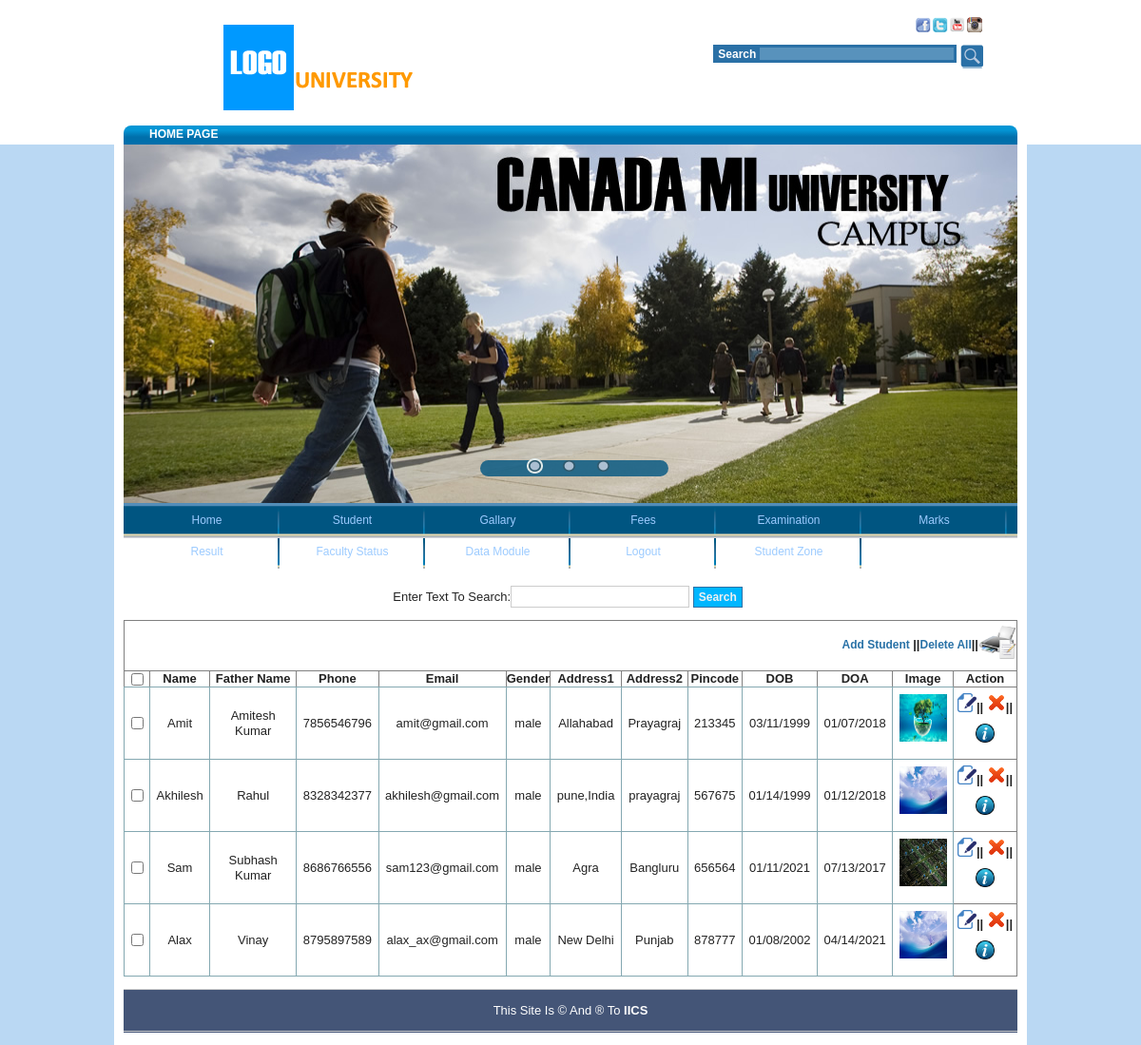
Page /student_view.php (signed in) on the committed database.
### tables this page shows
CREATE TABLE `student` (
  `st_id` int(11) NOT NULL,
  `st_name` varchar(30) NOT NULL,
  `st_father` varchar(30) NOT NULL,
  `st_phone` varchar(20) NOT NULL,
  `st_email` varchar(30) NOT NULL,
  `st_gen` varchar(10) NOT NULL,
  `st_qual` varchar(40) NOT NULL,
  `st_address1` varchar(50) NOT NULL,
  `st_address2` varchar(50) NOT NULL,
  `st_city` varchar(20) NOT NULL,
  `st_state` varchar(20) NOT NULL,
  `st_country` varchar(20) NOT NULL,
  `st_pincode` varchar(25) NOT NULL,
  `st_dob` varchar(25) NOT NULL,
  `st_doa` varchar(25) NOT NULL,
  `st_course` varchar(20) NOT NULL,
  `st_image` varchar(1000) NOT NULL
);

### student_view.php (the view, shortened to what this page needs)
<?php include("includes/header.php");  ?>
  <form action="#" name="form_search">
     Enter Text To Search:<input type="text" name="st_search" />
	    <input type="submit" value="Search" />
  </form>
 <form action="lib/student.php" id="student_view" name="student_view" method="post">
  <table border="1" width="1275">
     <tr>
	    <th colspan="17" align="right"><a href="student_add.php">Add Student </a>||<a href="javascript:multiple_student_delete()">Delete All</a>||<a href="javascript:printout();"><img src="images/print.ico" height="40" width="40" /></a></th>
	 </tr>
	 <tr>
	    <th><input type="checkbox" name="check_All" onclick="mark_All(this)" /></th>
	    <th>Name</th>
		<th>Father Name</th>
		<th>Phone</th>
		<th>Email</th>
		<th>Gender</th>
		<th>Address1</th>
		<th>Address2</th>
		<th>Pincode</th>
		<th>DOB</th>
		<th>DOA</th>
		<th>Image</th>
		<th>Action</th>
	 </tr>
	 <?php
	   global $con;
	     if(isset($_REQUEST['st_search'])){
		      $sql="SELECT *FROM student WHERE st_name LIKE '%$_REQUEST[st_search]%' or st_father LIKE '%$_REQUEST[st_search]%' or st_gen LIKE '$_REQUEST[st_search]' or st_pincode LIKE '$_REQUEST[st_search]' ";
		    }else{
	               $sql="SELECT * FROM `student` ORDER BY `st_id`";
			    }
	               $rs=mysqli_query($con,$sql) or die(mysqli_error($con));
	               while($data=mysqli_fetch_assoc($rs)){
	  ?>
	  <tr align="center">
	    <td><input type="checkbox" name="st_multi_id[]" id="st_multi_id[]" value="<?=$data['st_id']?>" /></td>
	    <td><?php echo $data['st_name'];?></td>
		<td><?php echo $data['st_father'];?></td>
		<td><?php echo $data['st_phone'];?></td>
		<td><?php echo $data['st_email'];?></td>
		<td><?php echo $data['st_gen'];?></td>
		<td><?php echo $data['st_address1'];?></td>
		<td><?php echo $data['st_address2'];?></td>
		<td><?php echo $data['st_pincode'];?></td>
		<td><?php echo $data['st_dob'];?></td>
		<td><?php echo $data['st_doa'];?></td>
		<td><a href="uploads/<?php echo $data['st_image']?>" target="_blank"><img src="uploads/<?php echo $data['st_image']?>" height="50" width="50" border="2"/></a></td>
	  <th><a href="student_add.php?st_id=<?=$data['st_id']?>" rel='facebox'><img src="images/edit.ico" height="20" width="20"/></a>||
	     <a href="javascript:delete_student(<?php echo $data['st_id']?>)"><img src="images/delete.ico" height="20" width="20"/></a>||
		 <a href="student_details.php?st_id=<?=$data['st_id']?>" rel='facebox'><img src="images/details.ico" height="20" width="20"/></a>
	  </th>
	  </tr>
	  <?php } ?>
  </table>
 </form>
<?php include("includes/footer.php"); ?>

### css/mystyle.css (style rules this page uses)
table { border-collapse:collapse; }

### css/style2.css (style rules this page uses)
html,body,div,span,applet,object,iframe,h1,h2,h3,h4,h5,h6,p,blockquote,pre,a,abbr,acronym,address,big,cite,code,del,dfn,em,font,img,ins,kbd,q,s,samp,small,strike,strong,sub,sup,tt,var,b,u,i,center,dl,dt,dd,ol,ul,li,fieldset,form,input,select,textarea,label,legend { margin:0px;padding:0px;border:0px;outline:0px;font-size:100%;vertical-align:baseline;background:transparent;line-height:inherit; }
table,caption,tbody,tfoot,thead,tr,th,td { margin:0px;padding:0px;outline:0px;font-size:100%;vertical-align:baseline;background:transparent;line-height:inherit; }
table { border-collapse:collapse;border-spacing:0px; }
input,select,textarea,body { font:13px/20px "Helvetica Neue",Helvetica,Arial,sans-serif; }
table { width:100%;margin:0px 0px 20px; }
table th,table td { vertical-align:middle; }

### css/style4.css (style rules this page uses)
body { max-width:540px; }

### rows in the picture
student: st_name "Amit", st_father "Amitesh Kumar", st_phone "7856546796", st_email "amit@gmail.com", st_gen "male", st_address1 "Allahabad", st_address2 "Prayagraj", st_pincode "213345", st_dob "03/11/1999", st_doa "01/07/2018", st_image (picture)
student: st_name "Akhilesh", st_father "Rahul", st_phone "8328342377", st_email "akhilesh@gmail.com", st_gen "male", st_address1 "pune,India", st_address2 "prayagraj", st_pincode "567675", st_dob "01/14/1999", st_doa "01/12/2018", st_image (picture)
student: st_name "Sam", st_father "Subhash Kumar", st_phone "8686766556", st_email "sam123@gmail.com", st_gen "male", st_address1 "Agra", st_address2 "Bangluru", st_pincode "656564", st_dob "01/11/2021", st_doa "07/13/2017", st_image (picture)
student: st_name "Alax", st_father "Vinay", st_phone "8795897589", st_email "alax_ax@gmail.com", st_gen "male", st_address1 "New Delhi", st_address2 "Punjab", st_pincode "878777", st_dob "01/08/2002", st_doa "04/14/2021", st_image (picture)
